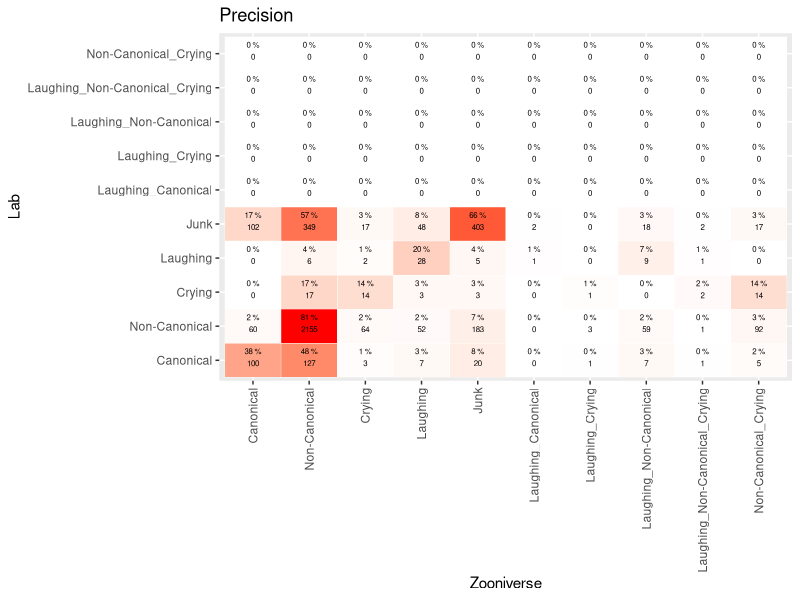
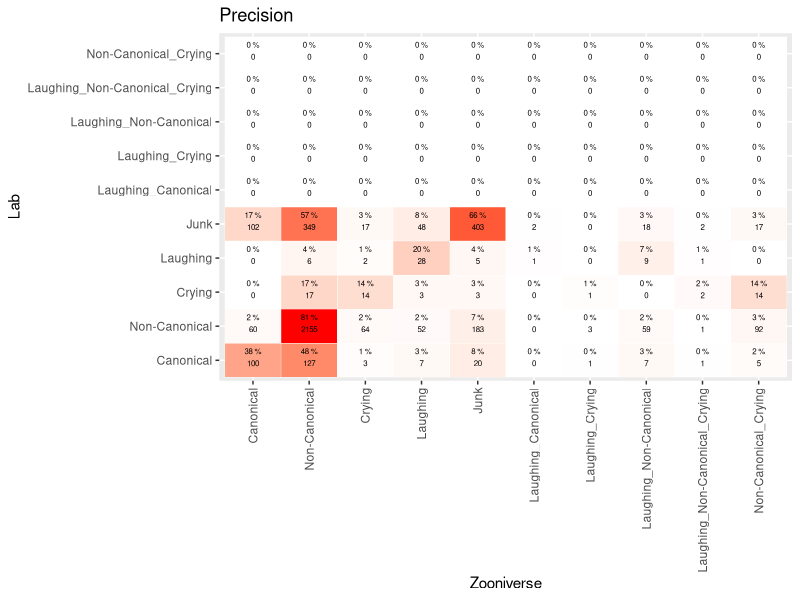
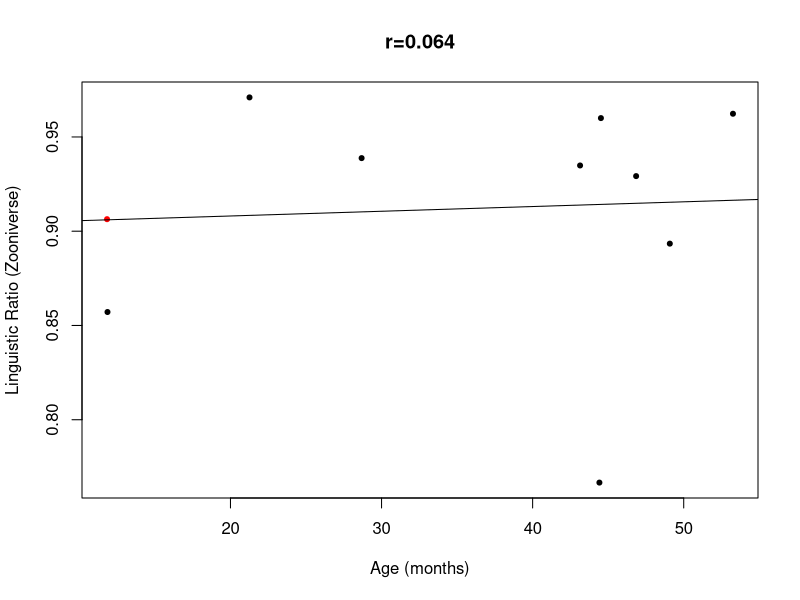
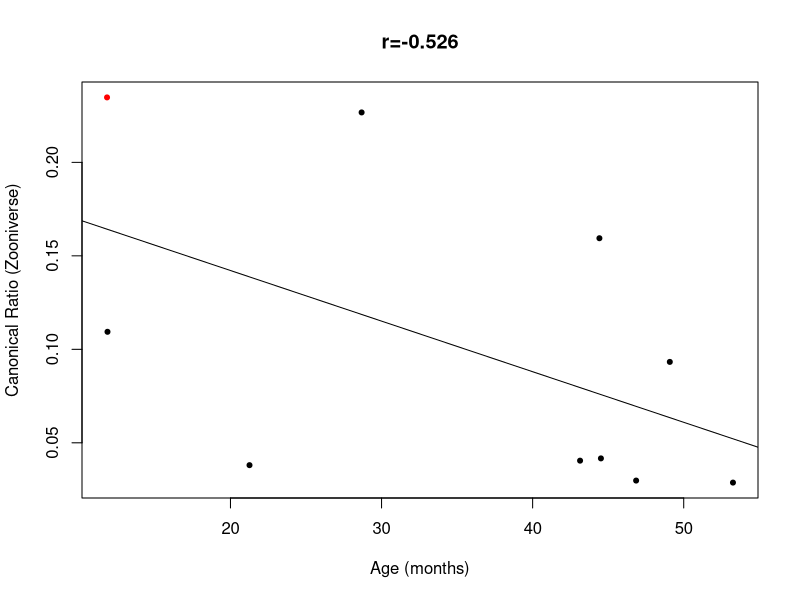
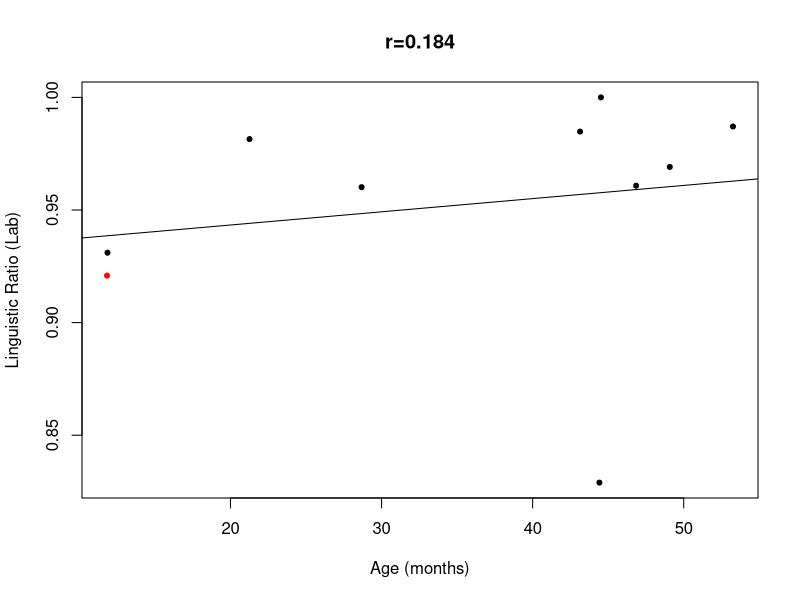
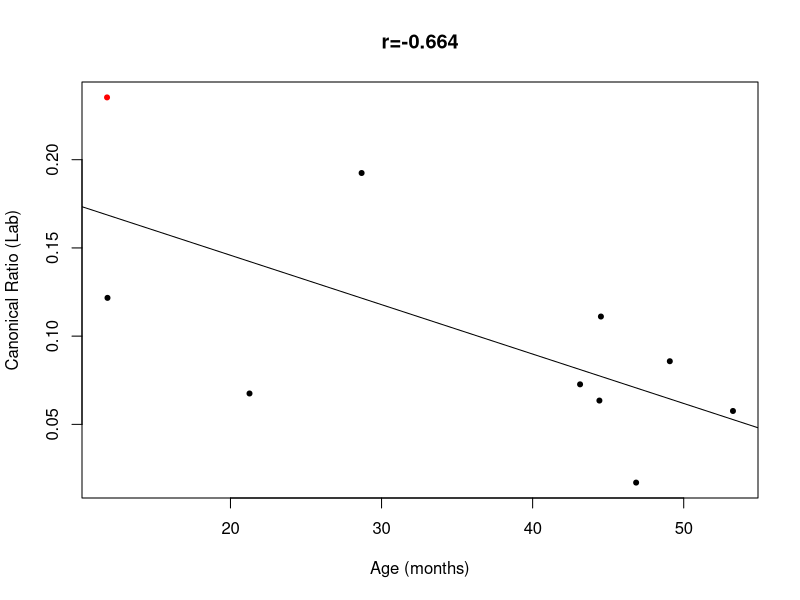
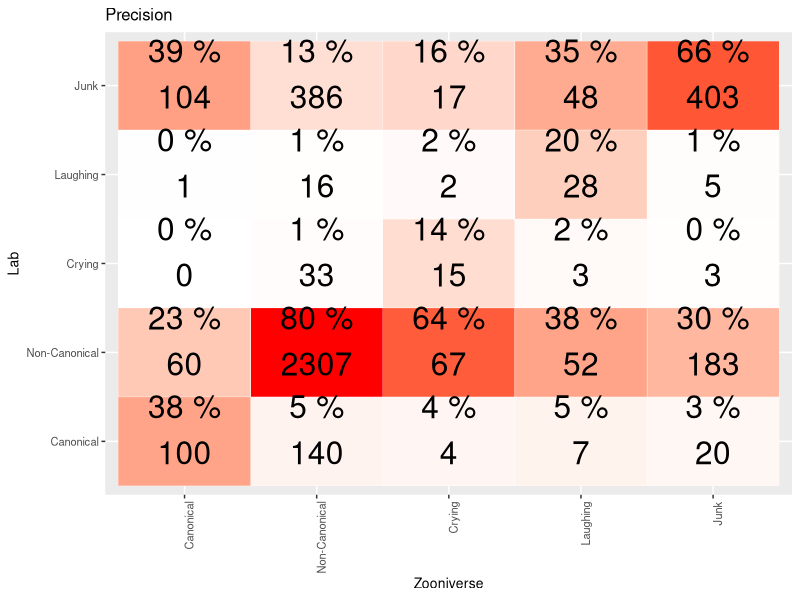
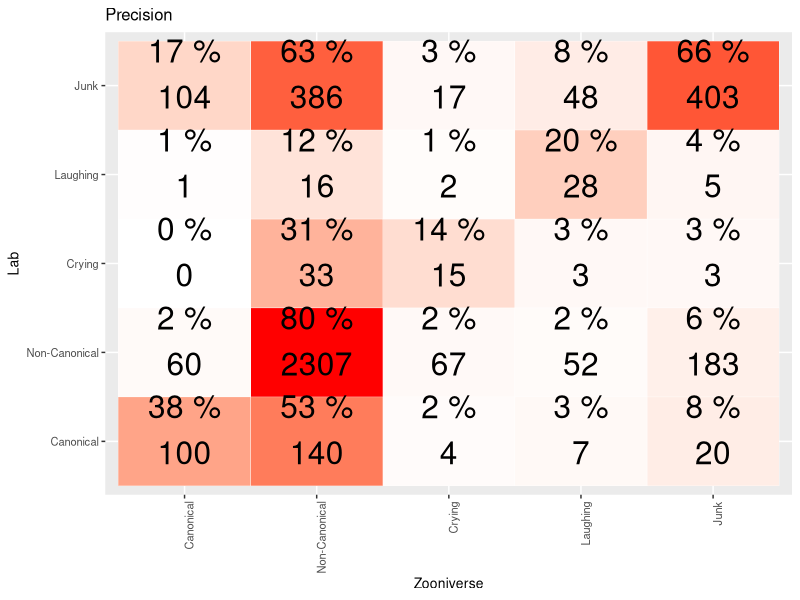

Write the R code that produced these figures, in order.
## ---- chunk 1
knitr::opts_chunk$set(echo = TRUE)
library(tidyverse)
library(dplyr)
library(ggplot2)
library(caret)
library(scales)

dodiv=function(x) x/sum(x, na.rm=T)

## ---- chunk 2
#read demo data created by AC from info in paper
demo_data=read.csv("./Data/demo-data.tsv",sep="\t")

# read dataset composed with python
#data_ang <- read.csv("./Data/final_classifications_PU_zoon.csv")
#data_td <- read.csv("./Data/final_class_september7.csv")
#data_all<-rbind(data_ang, data_td)

#read demo data created by AC from info in paper
demo_data=read.csv("./Data/demo-data.tsv",sep="\t")
# read dataset composed with python
data_all <- read.csv("./Data/new_classifications_PU_zoon.csv")
#remove the word mixed that takes up space and is unnecessary
data_all$Zoon_classif=factor(gsub("Mixed_","",as.character(data_all$Zoon_classif),fixed=T))
#relevel the factor so that it's easier to read
data_all$Zoon_classif=factor(data_all$Zoon_classif, levels=c("Canonical","Non-Canonical",
                                  "Crying","Laughing","Junk",levels(data_all$Zoon_classif)[grep("_",levels(data_all$Zoon_classif))]))
#remove the word mixed that takes up space and is unnecessary
data_all$Zoon_classif=factor(gsub("Mixed_","",as.character(data_all$Zoon_classif),fixed=T))

#relevel the factor so that it's easier to read
data_all$Zoon_classif=factor(data_all$Zoon_classif, levels=c("Canonical","Non-Canonical",
                                                             "Crying","Laughing","Junk",levels(data_all$Zoon_classif)[grep("_",levels(data_all$Zoon_classif))]))


# create lab column with easier to read correspondance
data_all$lab<-as.character(data_all$Major_Choice)
data_all$lab[data_all$lab=="Non-canonical syllables"]<-"Non-Canonical"
data_all$lab[data_all$lab=="Canonical syllables"]<-"Canonical"
data_all$lab[data_all$lab %in% c("Don't mark","None")]<-"Junk"
data_all$lab=factor(data_all$lab,levels=levels(data_all$Zoon_classif))
#apply same factor levels as zooniverse so that we can do symmetrical confusion matrices
## ---- chunk 3
table(data_all$lab)
table(data_all$Zoon_classif)

mycf=confusionMatrix(data_all$lab, data_all$Zoon_classif, dnn = c("Lab","Zooniverse"))

conf_tab=mycf$table

# this package uses sensitivity & specificity
#Sensitivity=recall
#Specificity=precision

mycf

## ---- chunk 4

prop_cat=data.frame(conf_tab/colSums(conf_tab)*100) #generates precision because columns
prop_cat$id=paste(prop_cat$Lab,prop_cat$Zooniverse)
colnames(prop_cat)[3]<-"pr"

data.frame(conf_tab)->stall
stall$id=paste(stall$Lab,stall$Zooniverse)
stall=merge(stall,prop_cat[c("id","pr")])


ggplot(data = stall, mapping = aes(y = Lab, x=Zooniverse)) +
 geom_tile(aes(fill= rescale(pr)), colour = "white") +
  geom_text(aes(label = paste(round(pr),"%")), vjust = -1,size=2) +
  geom_text(aes(label = Freq), vjust = 1,size=2) +
  scale_fill_gradient(low = "white", high = "red", name = "Percentage") +
     theme(legend.position = "none") +
  xlab("Zooniverse") + ylab("Lab") +
  ggtitle("Precision")+ theme(axis.text.x = element_text(angle = 90, vjust = 0.5, hjust=1))

## ---- chunk 5
prop_cat=data.frame(conf_tab/colSums(conf_tab)*100) #generates precision because columns
prop_cat$id=paste(prop_cat$Lab,prop_cat$Zooniverse)
colnames(prop_cat)[3]<-"pr"

data.frame(conf_tab)->stall
stall$id=paste(stall$Lab,stall$Zooniverse)
stall=merge(stall,prop_cat[c("id","pr")])



ggplot(data = stall, mapping = aes(y = Lab, x=Zooniverse)) +
 geom_tile(aes(fill= rescale(pr)), colour = "white") +
  geom_text(aes(label = paste(round(pr),"%")), vjust = -1,size=2) +
  geom_text(aes(label = Freq), vjust = 1,size=2) +
  scale_fill_gradient(low = "white", high = "red", name = "Percentage") +
     theme(legend.position = "none") +
  xlab("Zooniverse") + ylab("Lab") +
  ggtitle("Precision")+ theme(axis.text.x = element_text(angle = 90, vjust = 0.5, hjust=1))

## ---- chunk 6

#given results above, we map the mixed
data_all$Zoon_classif[data_all$Zoon_classif=="Laughing_Canonical"]<-"Canonical"
data_all$Zoon_classif[data_all$Zoon_classif=="Laughing_Non-Canonical"]<-"Non-Canonical"
data_all$Zoon_classif[data_all$Zoon_classif=="Laughing_Non-Canonical_Crying"]<-"Non-Canonical"
data_all$Zoon_classif[data_all$Zoon_classif=="Laughing_Crying"]<-"Crying"
data_all$Zoon_classif[data_all$Zoon_classif=="Non-Canonical_Crying"]<-"Non-Canonical"
data_all$Zoon_classif[data_all$Zoon_classif=="Non-Canonical_Laughing_Crying"]<-"Non-Canonical"

#and reset the factors for cleanliness
data_all$Zoon_classif=factor(data_all$Zoon_classif)
data_all$lab=factor(data_all$lab)

mycf=confusionMatrix(data_all$lab, data_all$Zoon_classif, dnn = c("Lab","Zooniverse"))
conf_tab=mycf$table

# this package uses sensitivity & specificity
#Sensitivity=recall
#Specificity=precision

mycf

## ---- chunk 7
pdf("./Results/precision.pdf",height=10,width=10)
colsums=colSums(conf_tab)
my_conf_tab=conf_tab
for(i in 1:5) my_conf_tab[,i]=my_conf_tab[,i]/colsums[i]
colSums(my_conf_tab)
prop_cat=data.frame(my_conf_tab*100) #generates precision because columns
prop_cat$id=paste(prop_cat$Lab,prop_cat$Zooniverse)
colnames(prop_cat)[3]<-"pr"

data.frame(conf_tab)->stall
stall$id=paste(stall$Lab,stall$Zooniverse)
stall=merge(stall,prop_cat[c("id","pr")])

ggplot(data = stall, mapping = aes(y = Lab, x=Zooniverse)) +
 geom_tile(aes(fill= rescale(pr)), colour = "white") +
  geom_text(aes(label = paste(round(pr),"%")), vjust = -1,size=8) +
  geom_text(aes(label = Freq), vjust = 1,size=8) +
  scale_fill_gradient(low = "white", high = "red", name = "Proportion") +
     theme(legend.position = "none") +
  xlab("Zooniverse") + ylab("Lab") +
  ggtitle("Precision")+theme(text = element_text(size=10),
        axis.text.x = element_text(angle=90, hjust=1))
dev.off()
## ---- chunk 8
colsums=colSums(conf_tab)
pdf("./Results/precision_all.pdf",height=10,width=10)
prop_cat=data.frame(conf_tab/colSums(conf_tab)*100)  #generates precision because columns
prop_cat$id=paste(prop_cat$Lab,prop_cat$Zooniverse)
colnames(prop_cat)[3]<-"prec"

data.frame(conf_tab)->stall
stall$id=paste(stall$Lab,stall$Zooniverse)
stall=merge(stall,prop_cat[c("id","prec")])

ggplot(data = stall, mapping = aes(y = Lab, x=Zooniverse)) +
 geom_tile(aes(fill= rescale(prec)), colour = "white") +
  geom_text(aes(label = paste(round(prec),"%")), vjust = -1,size=8) +
  geom_text(aes(label = Freq), vjust = 1,size=8) +
  scale_fill_gradient(low = "white", high = "red", name = "Proportion") +
     theme(legend.position = "none") +
  xlab("Zooniverse") + ylab("Lab") +
  ggtitle("Precision")+theme(text = element_text(size=10),
        axis.text.x = element_text(angle=90, hjust=1))


dev.off()
## ---- chunk 9
pdf("./Results/recall_all.pdf",height=10,width=10)
prop_cat=data.frame(conf_tab/rowSums(conf_tab)*100)  #generates recall because rows
prop_cat$id=paste(prop_cat$Lab,prop_cat$Zooniverse)
colnames(prop_cat)[3]<-"rec"

data.frame(conf_tab)->stall
stall$id=paste(stall$Lab,stall$Zooniverse)
stall=merge(stall,prop_cat[c("id","rec")])

ggplot(data = stall, mapping = aes(y = Lab, x=Zooniverse)) +
 geom_tile(aes(fill= rescale(rec)), colour = "white") +
  geom_text(aes(label = paste(round(rec),"%")), vjust = -1,size=8) +
  geom_text(aes(label = Freq), vjust = 1,size=8) +
  scale_fill_gradient(low = "white", high = "red", name = "Proportion") +
     theme(legend.position = "none") +
  xlab("Zooniverse") + ylab("Lab") +
  ggtitle("Recall")+theme(text = element_text(size=10),
        axis.text.x = element_text(angle=90, hjust=1))


dev.off()
## ---- chunk 10

#get the ns by child, then calculate the linguistic ratio & canonical ratio, separately for zooniverse & lab
ztab=table(data_all$ChildID,data_all$Zoon_classif)
z_lr=rowSums(ztab[,c("Canonical","Non-Canonical")])/rowSums(ztab[,-which(colnames(ztab) %in% c("Junk"))])
z_cr=ztab[,c("Canonical")]/rowSums(ztab[,c("Canonical","Non-Canonical")])

ltab=table(data_all$ChildID,data_all$lab)
l_lr=rowSums(ltab[,c("Canonical","Non-Canonical")])/rowSums(ltab[,-which(colnames(ztab) %in% c("Junk"))])
l_cr=ltab[,c("Canonical")]/rowSums(ltab[,c("Canonical","Non-Canonical")])

#put all the ratios together
if(sum(rownames(ztab)==rownames(ltab))==dim(ztab)[1]) ratios=cbind(rownames(ztab),z_lr,z_cr,l_lr,l_cr) else print("oops this code needs to be more complex because we don't have the same kids for the two ratios")
colnames(ratios)[1]<-"ChildID"

#add age
#ages=aggregate(data_all$Age,by=list(data_all$ChildID),mean) #this is a weird way of adding ages, since all of the ages for a given child should be the same if there is only one recording, and if there are multiple recordings, then we should not get the mean
#improvement: now we merge with a demo data tab, but note this is merged with child id, so the problem of multiple recs per child is still there


merge(ratios,demo_data,by="ChildID")->ratios
colnames(ratios)[dim(ratios)[2]]<-"Age"

#cbinding results in text, so we numerize the ratios
for(thisvar in c("z_lr","z_cr","l_lr","l_cr")) ratios[,thisvar]=as.numeric(as.character(ratios[,thisvar]))
summary(ratios)
## ---- chunk 11
prettynames=c("Linguistic Ratio (Zooniverse)","Canonical Ratio (Zooniverse)",
             "Linguistic Ratio (Lab)","Canonical Ratio (Lab)" )
names(prettynames)<-c("z_lr","z_cr","l_lr","l_cr")

#!!! this is working the opposite than it should! but note that to get angsynd kids to come out in red, I have to do it like this -- it doesn't make sense...
mycols=c("red","black")
names(mycols)<-c("Low-RiskControl","AngelmanSyndrome")

for(thisvar in c("z_lr","z_cr","l_lr","l_cr")) {
  myr=round(cor.test(ratios[,thisvar],ratios$Age)$estimate,3)
  plot(ratios[,thisvar]~ratios$Age, pch=20,xlab="Age (months)",ylab=prettynames[thisvar],main=paste0("r=",myr),
       col=mycols[ratios$Diagnosis])
  abline(lm(ratios[,thisvar]~ratios$Age))
  }

## ---- chunk 12

#Ling ratio
pdf("./Results/ling_rat_z_vs_l.pdf",height=5,width=5)
lims=range(c(ratios[,"z_lr"],ratios[,"l_lr"]))
  myr=round(cor.test(ratios[,"z_lr"],ratios[,"l_lr"])$estimate,3)
  plot(ratios[,"z_lr"]~ratios[,"l_lr"], pch=20,xlab=prettynames["l_lr"],ylab=prettynames["z_lr"],main=paste0("r=",myr),
       xlim=lims,ylim=lims,
       col=mycols[ratios$Diagnosis])
  abline(lm(ratios[,"z_lr"]~ratios[,"l_lr"]))
  lines(c(0,1),c(0,1),lty=2,col="darkgray")
dev.off()

  #CR
pdf("./Results/can_rat_z_vs_l.pdf",height=5,width=5)
lims=range(c(ratios[,"z_cr"],ratios[,"l_cr"]))
    myr=round(cor.test(ratios[,"z_cr"],ratios[,"l_cr"])$estimate,3)
  plot(ratios[,"z_cr"]~ratios[,"l_cr"], pch=20,xlab=prettynames["l_cr"],ylab=prettynames["z_cr"],main=paste0("r=",myr),
       xlim=lims,ylim=lims,
       col=mycols[ratios$Diagnosis])
  abline(lm(ratios[,"z_cr"]~ratios[,"l_cr"]),col="darkgray")
    lines(c(0,1),c(0,1),lty=2,col="darkgray")
dev.off()


#COMBINED to save space
pdf("./Results/combined.pdf",height=5,width=5)
lims=range(c(ratios[,"z_lr"],ratios[,"l_lr"]),c(ratios[,"z_cr"],ratios[,"l_cr"]))
  #myr=round(cor.test(ratios[,"z_lr"],ratios[,"l_lr"])$estimate,3)

  plot(ratios[,"z_lr"]~ratios[,"l_lr"],xlab="Laboratory annotations",ylab="Zooniverse annotations",
       xlim=lims,ylim=lims,
       pch=20,col=mycols[ratios$Diagnosis])
    points(ratios[,"z_cr"]~ratios[,"l_cr"], pch=2, col=mycols[ratios$Diagnosis])
  abline(lm(ratios[,"z_cr"]~ratios[,"l_cr"]))
  abline(lm(ratios[,"z_lr"]~ratios[,"l_lr"]),lty=3)
 # lines(c(0,1),c(0,1),lty=2,col="darkgray")
dev.off()
